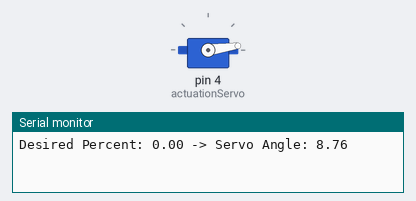
This sketch was run on a simulated Arduino Uno, built with avr-gcc and run on an emulated ATmega328P. Parts: servo, the last lines printed to the serial monitor.

Above: at 0.05 s.
At 5.5 s:
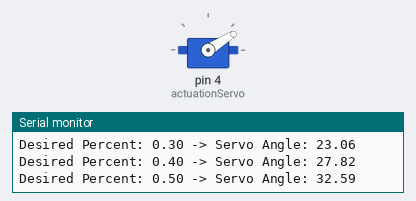
At 11.0 s:
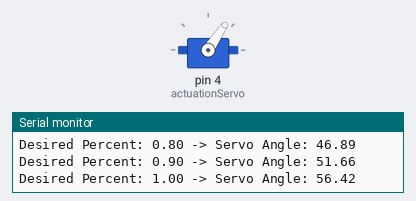
Timing chart, 0 to 14.3 s (numbered marks = the images above):
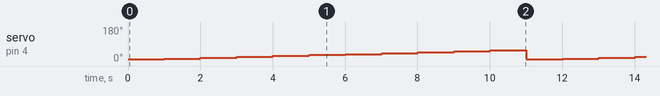

Measured:
- by itself, servo on pin 4 (actuationServo): repeats every 11.0 s: 18° 1.0 s, 23° 1.0 s, 27° 1.0 s, 32° 1.0 s, 37° 1.0 s, 42° 1.0 s, 46° 1.0 s, 51° 1.0 s, 56° 1.0 s, 8° 1.0 s, 13° 1.0 s

The sketch:

ADS_Servo.ino
```cpp
#include <Servo.h>
// add any other libraries needed

float desiredAreaPercent; //double from 0 to 1 given by funciton f
const float SERVO_MIN_ANGLE = 8.756; //min servo angle corresponding to 0% actuation
const float SERVO_MAX_ANGLE = 56.422; //max servo angle corresponding to 100% actuation
float servoAngle;
Servo actuationServo;

float i = 0; // will be used for testing servo until calculation function complete

/**
 * Converts the desired servo rotation percent to an actual servo positions
 * @param servoActuationPercent is the desired servo rotation percent
 * @return the servo angle as an integer
*/
float PercentToAngle(float servoActuationPercent){
    return (SERVO_MIN_ANGLE + servoActuationPercent*((SERVO_MAX_ANGLE)-(SERVO_MIN_ANGLE)));
}

void setup() {
    Serial.begin(115200);
    actuationServo.attach(4); //replace with actual pin
}

void loop() {
    desiredAreaPercent = i; //will be a function that outputs percent of area needed to cover (use incrementing function for testing)
    servoAngle = PercentToAngle(i);
    actuationServo.write(servoAngle);

    Serial.print("Desired Percent: ");
    Serial.print(desiredAreaPercent);
    Serial.print(" -> Servo Angle: ");
    Serial.println(servoAngle);

    if(i > 1){
      i = 0;
    }
    else{
      i += 0.1;
    }
    delay(1000);
}
```
